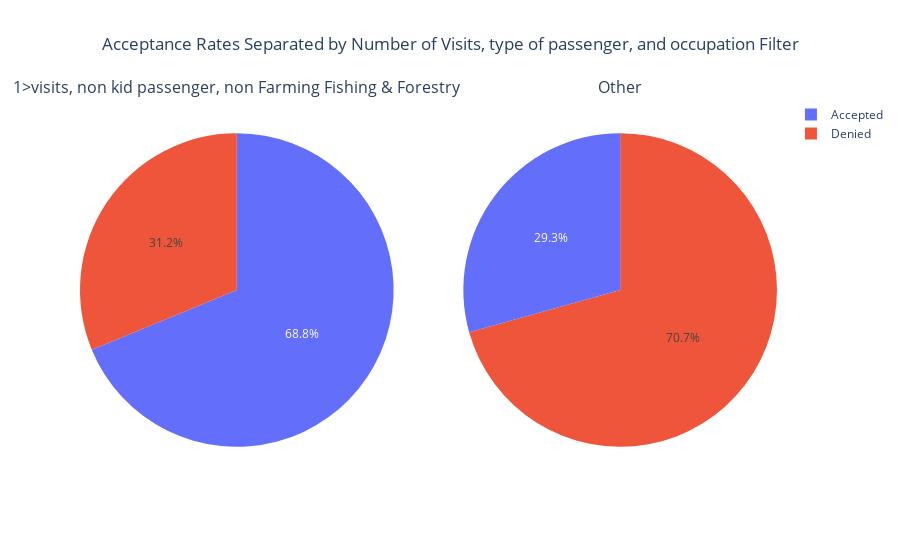

The cell this chart's notebook holds for it:
### Code cell
#Those who had more than one visit, no kid(s) in the car, and declared an occupation other than farming, fishing, and forestry, accepted
#the coupon more than those outside these categories.
labels = ['Accepted','Denied']
rows = 1
cols = 2

subplot_titles = ['1>visits, non kid passenger, non Farming Fishing & Forestry','Other']
fig = make_subplots(rows=1, cols=2, subplot_titles=subplot_titles, print_grid=True, specs=[[{'type':'domain'}, {'type':'domain'}]])

fig.add_trace(go.Pie(labels=labels, values=[few_accp,(100-few_accp)]),
1, 1)
fig.add_trace(go.Pie(labels=labels, values=[rest_accp,(100-rest_accp)]),
1, 2)
    
fig.update_layout(title="Acceptance Rates Separated by Number of Visits, type of passenger, and occupation Filter", title_x=0.5)
fig.show()

### Figure 1 — Plotly figure (JSON) as saved in the notebook; plotly's stock layout.template omitted (floating-point values rounded to 4 significant figures)
{"data": [{"domain": {"x": [0, 0.45], "y": [0, 1]}, "labels": ["Accepted", "Denied"], "type": "pie", "values": [68.79, 31.21]}, {"domain": {"x": [0.55, 1], "y": [0, 1]}, "labels": ["Accepted", "Denied"], "type": "pie", "values": [29.35, 70.65]}], "layout": {"annotations": [{"font": {"size": 16}, "showarrow": false, "text": "1>visits, non kid passenger, non Farming Fishing & Forestry", "x": 0.225, "xanchor": "center", "xref": "paper", "y": 1, "yanchor": "bottom", "yref": "paper"}, {"font": {"size": 16}, "showarrow": false, "text": "Other", "x": 0.775, "xanchor": "center", "xref": "paper", "y": 1, "yanchor": "bottom", "yref": "paper"}], "title": {"text": "Acceptance Rates Separated by Number of Visits, type of passenger, and occupation Filter", "x": 0.5}}}
